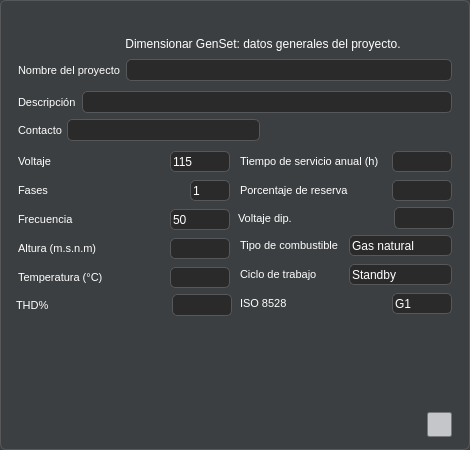
<?xml version="1.0" encoding="UTF-8"?>
<ui version="4.0">
 <class>Form</class>
 <widget class="QWidget" name="Form">
  <property name="geometry">
   <rect>
    <x>0</x>
    <y>0</y>
    <width>470</width>
    <height>450</height>
   </rect>
  </property>
  <property name="minimumSize">
   <size>
    <width>470</width>
    <height>350</height>
   </size>
  </property>
  <property name="maximumSize">
   <size>
    <width>470</width>
    <height>450</height>
   </size>
  </property>
  <property name="windowTitle">
   <string>Form</string>
  </property>
  <property name="styleSheet">
   <string notr="true">*{
	padding:0px;
	margin:0px;
	border: none;
	font: 57 8pt &quot;Inter Medium&quot;;
	background: rgb(60, 63, 65);
	border-radius: 2px;
	color: white;
}

#From{
	border-radius: 10px;
}

#base_frame{
	background-color: rgb(60, 63, 65);
	border-radius: 6px;
	border: 1px solid rgb(86, 88, 89);
}
QLabel{
	font: 57 11pt &quot;Inter Medium&quot;;
	color: rgb(255, 255, 255);
}
QToolButton, QPushButton{
	background-color: rgb(196, 198, 201);
	font: 57 10pt &quot;Inter Medium&quot;;
padding: 2px;
	border-radius: 2px;
border: 1px solid rgba(112, 112, 112, 150);
	color: black;
}

QToolButton:hover, QPushButton:hover{
	background-color: rgb(52, 129, 200);
}

QToolButton:pressed, QPushButton:pressed{
	background-color: rgb(104, 104, 104);
	color: rgb(255, 255, 255);
}

#close_button{
	image: url(img/cerrar_white.png);
	border: none;
	border-radius: 3px;
background: rgb(60, 63, 65);
}

#close_button:hover{
	background-color: rgb(42, 42, 43);
}

/*Estilos QLineEdit*/
QLineEdit{
   background-color: rgb(42, 42, 43);
    border: 1px solid rgb(86, 88, 89);
    border-radius: 5px;
   color: rgb(255, 255, 255);
    padding: 2px;
}
QLineEdit:focus{
    border: 1px solid rgb(52, 129, 200);
}
QLineEdit:hover{
    border: 1px solid white;
}
QCheckBox::indicator:hover, QLineEdit:hover, QLineEdit:focus {
	border: 2px solid #0078D7;
	border-radius: 4px;
}
/*Etilos combox*/
QComboBox {
   background-color: rgb(42, 42, 43);
    border: 1px solid rgb(86, 88, 89);
    border-radius: 5px;
   color: rgb(255, 255, 255);
    padding: 2px;
}
QComboBox:hover, QComboBox:focus {
    border: 2px solid #0078D7;
    border-radius: 4px;
}
QComboBox::drop-down{
    border: 0px;
color: rgb(255, 255, 255);
}

QComboBox::drop-down:hover{
     background-color: #0078D7;
}
QComboBox::down-arrow{
    image: url(img/down.png);
    width: 15px;
    height: 15px;
    margin: 10px;
}
QComboBox QAbstractItemView{
    border: 1px solid rgba(0, 0, 0, 10%);
    padding: 2px;
    outline: 0px;
    box-shadow: none;
}

/*Estilos para la ScrollBar*/
QScrollBar:vertical {     
       border: 1px solid #999999;
        background:white;
        width:10px;
		border-radius: 4px;
        margin: 0px 0px 0px 0px;
    }
    QScrollBar::handle:vertical {
        background: rgb(42, 42, 43);
        min-height: 0px;
		border-radius: 4px;
    }
    QScrollBar::add-line:vertical {
        background: qlineargradient(x1:0, y1:0, x2:1, y2:0,
        stop: 0 rgb(32, 47, 130), stop: 0.5 rgb(32, 47, 130),  stop:1 rgb(32, 47, 130));
        height: 0px;
        subcontrol-position: bottom;
        subcontrol-origin: margin;
    }
    QScrollBar::sub-line:vertical {
        background: qlineargradient(x1:0, y1:0, x2:1, y2:0,
        stop: 0  rgb(32, 47, 130), stop: 0.5 rgb(32, 47, 130),  stop:1 rgb(32, 47, 130));
        height: 0 px;
        subcontrol-position: top;
        subcontrol-origin: margin;
    }

</string>
  </property>
  <layout class="QVBoxLayout" name="verticalLayout">
   <property name="spacing">
    <number>0</number>
   </property>
   <property name="leftMargin">
    <number>0</number>
   </property>
   <property name="topMargin">
    <number>0</number>
   </property>
   <property name="rightMargin">
    <number>0</number>
   </property>
   <property name="bottomMargin">
    <number>0</number>
   </property>
   <item>
    <widget class="QFrame" name="base_frame">
     <property name="frameShape">
      <enum>QFrame::StyledPanel</enum>
     </property>
     <property name="frameShadow">
      <enum>QFrame::Raised</enum>
     </property>
     <layout class="QVBoxLayout" name="verticalLayout_2">
      <property name="leftMargin">
       <number>15</number>
      </property>
      <property name="topMargin">
       <number>10</number>
      </property>
      <property name="rightMargin">
       <number>15</number>
      </property>
      <property name="bottomMargin">
       <number>10</number>
      </property>
      <item>
       <widget class="QFrame" name="title_frame">
        <property name="maximumSize">
         <size>
          <width>16777215</width>
          <height>20</height>
         </size>
        </property>
        <property name="frameShape">
         <enum>QFrame::StyledPanel</enum>
        </property>
        <property name="frameShadow">
         <enum>QFrame::Raised</enum>
        </property>
        <layout class="QHBoxLayout" name="horizontalLayout_3">
         <property name="spacing">
          <number>0</number>
         </property>
         <property name="leftMargin">
          <number>0</number>
         </property>
         <property name="topMargin">
          <number>0</number>
         </property>
         <property name="rightMargin">
          <number>0</number>
         </property>
         <property name="bottomMargin">
          <number>0</number>
         </property>
         <item>
          <spacer name="horizontalSpacer_2">
           <property name="orientation">
            <enum>Qt::Horizontal</enum>
           </property>
           <property name="sizeHint" stdset="0">
            <size>
             <width>414</width>
             <height>15</height>
            </size>
           </property>
          </spacer>
         </item>
         <item>
          <widget class="QToolButton" name="close_button">
           <property name="text">
            <string/>
           </property>
          </widget>
         </item>
        </layout>
       </widget>
      </item>
      <item>
       <widget class="QFrame" name="top_container">
        <property name="maximumSize">
         <size>
          <width>16777215</width>
          <height>50</height>
         </size>
        </property>
        <property name="frameShape">
         <enum>QFrame::StyledPanel</enum>
        </property>
        <property name="frameShadow">
         <enum>QFrame::Raised</enum>
        </property>
        <layout class="QHBoxLayout" name="horizontalLayout">
         <property name="leftMargin">
          <number>0</number>
         </property>
         <property name="topMargin">
          <number>0</number>
         </property>
         <property name="rightMargin">
          <number>0</number>
         </property>
         <property name="bottomMargin">
          <number>0</number>
         </property>
         <item>
          <widget class="QLabel" name="icono">
           <property name="maximumSize">
            <size>
             <width>50</width>
             <height>50</height>
            </size>
           </property>
           <property name="text">
            <string/>
           </property>
           <property name="pixmap">
            <pixmap>../img/logo_7.png</pixmap>
           </property>
           <property name="scaledContents">
            <bool>true</bool>
           </property>
          </widget>
         </item>
         <item>
          <widget class="QLabel" name="titulo">
           <property name="text">
            <string>Dimensionar GenSet: datos generales del proyecto.</string>
           </property>
           <property name="alignment">
            <set>Qt::AlignCenter</set>
           </property>
          </widget>
         </item>
        </layout>
       </widget>
      </item>
      <item>
       <widget class="QFrame" name="name_project">
        <property name="minimumSize">
         <size>
          <width>0</width>
          <height>25</height>
         </size>
        </property>
        <property name="styleSheet">
         <string notr="true">QLabel{
	font-size: 8pt;
}</string>
        </property>
        <property name="frameShape">
         <enum>QFrame::StyledPanel</enum>
        </property>
        <property name="frameShadow">
         <enum>QFrame::Raised</enum>
        </property>
        <layout class="QHBoxLayout" name="horizontalLayout_5">
         <property name="leftMargin">
          <number>2</number>
         </property>
         <property name="topMargin">
          <number>2</number>
         </property>
         <property name="rightMargin">
          <number>2</number>
         </property>
         <property name="bottomMargin">
          <number>2</number>
         </property>
         <item>
          <widget class="QLabel" name="label">
           <property name="text">
            <string>Nombre del proyecto</string>
           </property>
          </widget>
         </item>
         <item>
          <widget class="QLineEdit" name="nombre_proyecto">
           <property name="minimumSize">
            <size>
             <width>200</width>
             <height>0</height>
            </size>
           </property>
           <property name="maximumSize">
            <size>
             <width>330</width>
             <height>16777215</height>
            </size>
           </property>
          </widget>
         </item>
        </layout>
       </widget>
      </item>
      <item>
       <widget class="QFrame" name="descripcion_contacto">
        <property name="minimumSize">
         <size>
          <width>0</width>
          <height>50</height>
         </size>
        </property>
        <property name="styleSheet">
         <string notr="true">QLabel{
	font-size: 8pt;
}</string>
        </property>
        <property name="frameShape">
         <enum>QFrame::StyledPanel</enum>
        </property>
        <property name="frameShadow">
         <enum>QFrame::Raised</enum>
        </property>
        <layout class="QVBoxLayout" name="verticalLayout_5">
         <property name="spacing">
          <number>6</number>
         </property>
         <property name="leftMargin">
          <number>2</number>
         </property>
         <property name="topMargin">
          <number>2</number>
         </property>
         <property name="rightMargin">
          <number>2</number>
         </property>
         <property name="bottomMargin">
          <number>2</number>
         </property>
         <item>
          <widget class="QFrame" name="frame_14">
           <property name="frameShape">
            <enum>QFrame::StyledPanel</enum>
           </property>
           <property name="frameShadow">
            <enum>QFrame::Raised</enum>
           </property>
           <layout class="QHBoxLayout" name="horizontalLayout_18">
            <property name="leftMargin">
             <number>0</number>
            </property>
            <property name="topMargin">
             <number>0</number>
            </property>
            <property name="rightMargin">
             <number>0</number>
            </property>
            <property name="bottomMargin">
             <number>0</number>
            </property>
            <item>
             <widget class="QLabel" name="label_14">
              <property name="text">
               <string>Descripción</string>
              </property>
             </widget>
            </item>
            <item>
             <widget class="QLineEdit" name="descripcion"/>
            </item>
           </layout>
          </widget>
         </item>
         <item>
          <widget class="QFrame" name="frame_15">
           <property name="frameShape">
            <enum>QFrame::StyledPanel</enum>
           </property>
           <property name="frameShadow">
            <enum>QFrame::Raised</enum>
           </property>
           <layout class="QHBoxLayout" name="horizontalLayout_19">
            <property name="spacing">
             <number>5</number>
            </property>
            <property name="leftMargin">
             <number>0</number>
            </property>
            <property name="topMargin">
             <number>0</number>
            </property>
            <property name="rightMargin">
             <number>0</number>
            </property>
            <property name="bottomMargin">
             <number>0</number>
            </property>
            <item>
             <widget class="QLabel" name="label_15">
              <property name="text">
               <string>Contacto</string>
              </property>
             </widget>
            </item>
            <item>
             <widget class="QLineEdit" name="contacto"/>
            </item>
            <item>
             <spacer name="horizontalSpacer_3">
              <property name="orientation">
               <enum>Qt::Horizontal</enum>
              </property>
              <property name="sizeHint" stdset="0">
               <size>
                <width>184</width>
                <height>20</height>
               </size>
              </property>
             </spacer>
            </item>
           </layout>
          </widget>
         </item>
        </layout>
       </widget>
      </item>
      <item>
       <widget class="QFrame" name="data_container">
        <property name="minimumSize">
         <size>
          <width>0</width>
          <height>0</height>
         </size>
        </property>
        <property name="maximumSize">
         <size>
          <width>16777215</width>
          <height>16777215</height>
         </size>
        </property>
        <property name="styleSheet">
         <string notr="true">QLabel{
	font-size: 8pt;
}</string>
        </property>
        <property name="frameShape">
         <enum>QFrame::StyledPanel</enum>
        </property>
        <property name="frameShadow">
         <enum>QFrame::Raised</enum>
        </property>
        <layout class="QHBoxLayout" name="horizontalLayout_4">
         <property name="leftMargin">
          <number>0</number>
         </property>
         <property name="topMargin">
          <number>0</number>
         </property>
         <property name="rightMargin">
          <number>0</number>
         </property>
         <property name="bottomMargin">
          <number>0</number>
         </property>
         <item>
          <widget class="QFrame" name="left">
           <property name="maximumSize">
            <size>
             <width>250</width>
             <height>16777215</height>
            </size>
           </property>
           <property name="styleSheet">
            <string notr="true"/>
           </property>
           <property name="frameShape">
            <enum>QFrame::StyledPanel</enum>
           </property>
           <property name="frameShadow">
            <enum>QFrame::Raised</enum>
           </property>
           <layout class="QVBoxLayout" name="verticalLayout_3">
            <property name="spacing">
             <number>4</number>
            </property>
            <property name="leftMargin">
             <number>0</number>
            </property>
            <property name="topMargin">
             <number>0</number>
            </property>
            <property name="rightMargin">
             <number>0</number>
            </property>
            <property name="bottomMargin">
             <number>0</number>
            </property>
            <item>
             <widget class="QFrame" name="frame_2">
              <property name="maximumSize">
               <size>
                <width>16777215</width>
                <height>25</height>
               </size>
              </property>
              <property name="frameShape">
               <enum>QFrame::StyledPanel</enum>
              </property>
              <property name="frameShadow">
               <enum>QFrame::Raised</enum>
              </property>
              <layout class="QHBoxLayout" name="horizontalLayout_6">
               <property name="leftMargin">
                <number>2</number>
               </property>
               <property name="topMargin">
                <number>2</number>
               </property>
               <property name="rightMargin">
                <number>2</number>
               </property>
               <property name="bottomMargin">
                <number>2</number>
               </property>
               <item>
                <widget class="QLabel" name="label_2">
                 <property name="text">
                  <string>Voltaje</string>
                 </property>
                </widget>
               </item>
               <item>
                <widget class="QComboBox" name="sistem_voltaje">
                 <property name="maximumSize">
                  <size>
                   <width>60</width>
                   <height>16777215</height>
                  </size>
                 </property>
                 <item>
                  <property name="text">
                   <string>115</string>
                  </property>
                 </item>
                 <item>
                  <property name="text">
                   <string>120</string>
                  </property>
                 </item>
                 <item>
                  <property name="text">
                   <string>208</string>
                  </property>
                 </item>
                 <item>
                  <property name="text">
                   <string>220</string>
                  </property>
                 </item>
                 <item>
                  <property name="text">
                   <string>230</string>
                  </property>
                 </item>
                 <item>
                  <property name="text">
                   <string>240</string>
                  </property>
                 </item>
                 <item>
                  <property name="text">
                   <string>460</string>
                  </property>
                 </item>
                 <item>
                  <property name="text">
                   <string>480</string>
                  </property>
                 </item>
                 <item>
                  <property name="text">
                   <string>575</string>
                  </property>
                 </item>
                 <item>
                  <property name="text">
                   <string>600</string>
                  </property>
                 </item>
                 <item>
                  <property name="text">
                   <string>2400</string>
                  </property>
                 </item>
                 <item>
                  <property name="text">
                   <string>4160</string>
                  </property>
                 </item>
                 <item>
                  <property name="text">
                   <string>4800</string>
                  </property>
                 </item>
                 <item>
                  <property name="text">
                   <string>6900</string>
                  </property>
                 </item>
                 <item>
                  <property name="text">
                   <string>8320</string>
                  </property>
                 </item>
                 <item>
                  <property name="text">
                   <string>12000</string>
                  </property>
                 </item>
                 <item>
                  <property name="text">
                   <string>12470</string>
                  </property>
                 </item>
                 <item>
                  <property name="text">
                   <string>13200</string>
                  </property>
                 </item>
                 <item>
                  <property name="text">
                   <string>13800</string>
                  </property>
                 </item>
                </widget>
               </item>
              </layout>
             </widget>
            </item>
            <item>
             <widget class="QFrame" name="frame_4">
              <property name="maximumSize">
               <size>
                <width>16777215</width>
                <height>25</height>
               </size>
              </property>
              <property name="frameShape">
               <enum>QFrame::StyledPanel</enum>
              </property>
              <property name="frameShadow">
               <enum>QFrame::Raised</enum>
              </property>
              <layout class="QHBoxLayout" name="horizontalLayout_7">
               <property name="leftMargin">
                <number>2</number>
               </property>
               <property name="topMargin">
                <number>2</number>
               </property>
               <property name="rightMargin">
                <number>2</number>
               </property>
               <property name="bottomMargin">
                <number>2</number>
               </property>
               <item>
                <widget class="QLabel" name="label_3">
                 <property name="text">
                  <string>Fases</string>
                 </property>
                </widget>
               </item>
               <item>
                <widget class="QComboBox" name="combo_fases">
                 <property name="maximumSize">
                  <size>
                   <width>40</width>
                   <height>16777215</height>
                  </size>
                 </property>
                 <item>
                  <property name="text">
                   <string>1</string>
                  </property>
                 </item>
                 <item>
                  <property name="text">
                   <string>3</string>
                  </property>
                 </item>
                </widget>
               </item>
              </layout>
             </widget>
            </item>
            <item>
             <widget class="QFrame" name="frame_3">
              <property name="maximumSize">
               <size>
                <width>16777215</width>
                <height>25</height>
               </size>
              </property>
              <property name="frameShape">
               <enum>QFrame::StyledPanel</enum>
              </property>
              <property name="frameShadow">
               <enum>QFrame::Raised</enum>
              </property>
              <layout class="QHBoxLayout" name="horizontalLayout_8">
               <property name="leftMargin">
                <number>2</number>
               </property>
               <property name="topMargin">
                <number>2</number>
               </property>
               <property name="rightMargin">
                <number>2</number>
               </property>
               <property name="bottomMargin">
                <number>2</number>
               </property>
               <item>
                <widget class="QLabel" name="label_4">
                 <property name="text">
                  <string>Frecuencia</string>
                 </property>
                </widget>
               </item>
               <item>
                <widget class="QComboBox" name="frecuencia_sistema">
                 <property name="maximumSize">
                  <size>
                   <width>60</width>
                   <height>16777215</height>
                  </size>
                 </property>
                 <item>
                  <property name="text">
                   <string>50</string>
                  </property>
                 </item>
                 <item>
                  <property name="text">
                   <string>60</string>
                  </property>
                 </item>
                </widget>
               </item>
              </layout>
             </widget>
            </item>
            <item>
             <widget class="QFrame" name="frame_6">
              <property name="maximumSize">
               <size>
                <width>16777215</width>
                <height>25</height>
               </size>
              </property>
              <property name="frameShape">
               <enum>QFrame::StyledPanel</enum>
              </property>
              <property name="frameShadow">
               <enum>QFrame::Raised</enum>
              </property>
              <layout class="QHBoxLayout" name="horizontalLayout_9">
               <property name="leftMargin">
                <number>2</number>
               </property>
               <property name="topMargin">
                <number>2</number>
               </property>
               <property name="rightMargin">
                <number>2</number>
               </property>
               <property name="bottomMargin">
                <number>2</number>
               </property>
               <item>
                <widget class="QLabel" name="label_5">
                 <property name="text">
                  <string>Altura (m.s.n.m)</string>
                 </property>
                </widget>
               </item>
               <item>
                <widget class="QLineEdit" name="altura_msnm">
                 <property name="maximumSize">
                  <size>
                   <width>60</width>
                   <height>16777215</height>
                  </size>
                 </property>
                </widget>
               </item>
              </layout>
             </widget>
            </item>
            <item>
             <widget class="QFrame" name="frame_5">
              <property name="maximumSize">
               <size>
                <width>16777215</width>
                <height>25</height>
               </size>
              </property>
              <property name="frameShape">
               <enum>QFrame::StyledPanel</enum>
              </property>
              <property name="frameShadow">
               <enum>QFrame::Raised</enum>
              </property>
              <layout class="QHBoxLayout" name="horizontalLayout_10">
               <property name="leftMargin">
                <number>2</number>
               </property>
               <property name="topMargin">
                <number>2</number>
               </property>
               <property name="rightMargin">
                <number>2</number>
               </property>
               <property name="bottomMargin">
                <number>2</number>
               </property>
               <item>
                <widget class="QLabel" name="label_6">
                 <property name="text">
                  <string>Temperatura (°C)</string>
                 </property>
                </widget>
               </item>
               <item>
                <widget class="QLineEdit" name="temperatura_sistema">
                 <property name="maximumSize">
                  <size>
                   <width>60</width>
                   <height>16777215</height>
                  </size>
                 </property>
                </widget>
               </item>
              </layout>
             </widget>
            </item>
            <item>
             <widget class="QFrame" name="frame">
              <property name="maximumSize">
               <size>
                <width>16777215</width>
                <height>25</height>
               </size>
              </property>
              <property name="frameShape">
               <enum>QFrame::StyledPanel</enum>
              </property>
              <property name="frameShadow">
               <enum>QFrame::Raised</enum>
              </property>
              <layout class="QHBoxLayout" name="horizontalLayout_17">
               <property name="spacing">
                <number>0</number>
               </property>
               <property name="leftMargin">
                <number>0</number>
               </property>
               <property name="topMargin">
                <number>0</number>
               </property>
               <property name="rightMargin">
                <number>0</number>
               </property>
               <property name="bottomMargin">
                <number>0</number>
               </property>
               <item>
                <widget class="QLabel" name="label_13">
                 <property name="text">
                  <string>THD%</string>
                 </property>
                </widget>
               </item>
               <item>
                <widget class="QLineEdit" name="thd">
                 <property name="maximumSize">
                  <size>
                   <width>60</width>
                   <height>16777215</height>
                  </size>
                 </property>
                </widget>
               </item>
              </layout>
             </widget>
            </item>
            <item>
             <spacer name="verticalSpacer">
              <property name="orientation">
               <enum>Qt::Vertical</enum>
              </property>
              <property name="sizeHint" stdset="0">
               <size>
                <width>20</width>
                <height>40</height>
               </size>
              </property>
             </spacer>
            </item>
           </layout>
          </widget>
         </item>
         <item>
          <widget class="QFrame" name="right">
           <property name="frameShape">
            <enum>QFrame::StyledPanel</enum>
           </property>
           <property name="frameShadow">
            <enum>QFrame::Raised</enum>
           </property>
           <layout class="QVBoxLayout" name="verticalLayout_4">
            <property name="spacing">
             <number>4</number>
            </property>
            <property name="leftMargin">
             <number>0</number>
            </property>
            <property name="topMargin">
             <number>0</number>
            </property>
            <property name="rightMargin">
             <number>0</number>
            </property>
            <property name="bottomMargin">
             <number>0</number>
            </property>
            <item>
             <widget class="QFrame" name="frame_7">
              <property name="maximumSize">
               <size>
                <width>16777215</width>
                <height>25</height>
               </size>
              </property>
              <property name="frameShape">
               <enum>QFrame::StyledPanel</enum>
              </property>
              <property name="frameShadow">
               <enum>QFrame::Raised</enum>
              </property>
              <layout class="QHBoxLayout" name="horizontalLayout_11">
               <property name="leftMargin">
                <number>2</number>
               </property>
               <property name="topMargin">
                <number>2</number>
               </property>
               <property name="rightMargin">
                <number>2</number>
               </property>
               <property name="bottomMargin">
                <number>2</number>
               </property>
               <item>
                <widget class="QLabel" name="label_7">
                 <property name="text">
                  <string>Tiempo de servicio anual (h)</string>
                 </property>
                </widget>
               </item>
               <item>
                <widget class="QLineEdit" name="tiempo_servicio">
                 <property name="maximumSize">
                  <size>
                   <width>60</width>
                   <height>16777215</height>
                  </size>
                 </property>
                </widget>
               </item>
              </layout>
             </widget>
            </item>
            <item>
             <widget class="QFrame" name="frame_8">
              <property name="maximumSize">
               <size>
                <width>16777215</width>
                <height>25</height>
               </size>
              </property>
              <property name="frameShape">
               <enum>QFrame::StyledPanel</enum>
              </property>
              <property name="frameShadow">
               <enum>QFrame::Raised</enum>
              </property>
              <layout class="QHBoxLayout" name="horizontalLayout_12">
               <property name="leftMargin">
                <number>2</number>
               </property>
               <property name="topMargin">
                <number>2</number>
               </property>
               <property name="rightMargin">
                <number>2</number>
               </property>
               <property name="bottomMargin">
                <number>2</number>
               </property>
               <item>
                <widget class="QLabel" name="label_8">
                 <property name="text">
                  <string>Porcentaje de reserva</string>
                 </property>
                </widget>
               </item>
               <item>
                <widget class="QLineEdit" name="porcentaje_reserva">
                 <property name="maximumSize">
                  <size>
                   <width>60</width>
                   <height>16777215</height>
                  </size>
                 </property>
                </widget>
               </item>
              </layout>
             </widget>
            </item>
            <item>
             <widget class="QFrame" name="frame_10">
              <property name="maximumSize">
               <size>
                <width>16777215</width>
                <height>25</height>
               </size>
              </property>
              <property name="frameShape">
               <enum>QFrame::StyledPanel</enum>
              </property>
              <property name="frameShadow">
               <enum>QFrame::Raised</enum>
              </property>
              <layout class="QHBoxLayout" name="horizontalLayout_13">
               <property name="leftMargin">
                <number>0</number>
               </property>
               <property name="topMargin">
                <number>0</number>
               </property>
               <property name="rightMargin">
                <number>0</number>
               </property>
               <property name="bottomMargin">
                <number>0</number>
               </property>
               <item>
                <widget class="QLabel" name="label_9">
                 <property name="text">
                  <string>Voltaje dip.</string>
                 </property>
                </widget>
               </item>
               <item>
                <widget class="QLineEdit" name="voltaje_dip">
                 <property name="maximumSize">
                  <size>
                   <width>60</width>
                   <height>16777215</height>
                  </size>
                 </property>
                </widget>
               </item>
              </layout>
             </widget>
            </item>
            <item>
             <widget class="QFrame" name="frame_9">
              <property name="maximumSize">
               <size>
                <width>16777215</width>
                <height>25</height>
               </size>
              </property>
              <property name="frameShape">
               <enum>QFrame::StyledPanel</enum>
              </property>
              <property name="frameShadow">
               <enum>QFrame::Raised</enum>
              </property>
              <layout class="QHBoxLayout" name="horizontalLayout_14">
               <property name="leftMargin">
                <number>2</number>
               </property>
               <property name="topMargin">
                <number>2</number>
               </property>
               <property name="rightMargin">
                <number>2</number>
               </property>
               <property name="bottomMargin">
                <number>2</number>
               </property>
               <item>
                <widget class="QLabel" name="label_10">
                 <property name="text">
                  <string>Tipo de combustible</string>
                 </property>
                </widget>
               </item>
               <item>
                <widget class="QComboBox" name="tipo_combustible">
                 <item>
                  <property name="text">
                   <string>Gas natural</string>
                  </property>
                 </item>
                 <item>
                  <property name="text">
                   <string>Gasoil</string>
                  </property>
                 </item>
                 <item>
                  <property name="text">
                   <string>Diesel</string>
                  </property>
                 </item>
                </widget>
               </item>
              </layout>
             </widget>
            </item>
            <item>
             <widget class="QFrame" name="frame_11">
              <property name="maximumSize">
               <size>
                <width>16777215</width>
                <height>25</height>
               </size>
              </property>
              <property name="frameShape">
               <enum>QFrame::StyledPanel</enum>
              </property>
              <property name="frameShadow">
               <enum>QFrame::Raised</enum>
              </property>
              <layout class="QHBoxLayout" name="horizontalLayout_15">
               <property name="leftMargin">
                <number>2</number>
               </property>
               <property name="topMargin">
                <number>2</number>
               </property>
               <property name="rightMargin">
                <number>2</number>
               </property>
               <property name="bottomMargin">
                <number>2</number>
               </property>
               <item>
                <widget class="QLabel" name="label_11">
                 <property name="text">
                  <string>Ciclo de trabajo</string>
                 </property>
                </widget>
               </item>
               <item>
                <widget class="QComboBox" name="ciclo_trabajo">
                 <item>
                  <property name="text">
                   <string>Standby</string>
                  </property>
                 </item>
                 <item>
                  <property name="text">
                   <string>Prime</string>
                  </property>
                 </item>
                 <item>
                  <property name="text">
                   <string>Continuos</string>
                  </property>
                 </item>
                </widget>
               </item>
              </layout>
             </widget>
            </item>
            <item>
             <widget class="QFrame" name="frame_12">
              <property name="maximumSize">
               <size>
                <width>16777215</width>
                <height>25</height>
               </size>
              </property>
              <property name="frameShape">
               <enum>QFrame::StyledPanel</enum>
              </property>
              <property name="frameShadow">
               <enum>QFrame::Raised</enum>
              </property>
              <layout class="QHBoxLayout" name="horizontalLayout_16">
               <property name="leftMargin">
                <number>2</number>
               </property>
               <property name="topMargin">
                <number>2</number>
               </property>
               <property name="rightMargin">
                <number>2</number>
               </property>
               <property name="bottomMargin">
                <number>2</number>
               </property>
               <item>
                <widget class="QLabel" name="label_12">
                 <property name="text">
                  <string>ISO 8528</string>
                 </property>
                </widget>
               </item>
               <item>
                <widget class="QComboBox" name="iso_8528">
                 <property name="maximumSize">
                  <size>
                   <width>60</width>
                   <height>16777215</height>
                  </size>
                 </property>
                 <item>
                  <property name="text">
                   <string>G1</string>
                  </property>
                 </item>
                 <item>
                  <property name="text">
                   <string>G2</string>
                  </property>
                 </item>
                 <item>
                  <property name="text">
                   <string>G3</string>
                  </property>
                 </item>
                </widget>
               </item>
              </layout>
             </widget>
            </item>
            <item>
             <spacer name="verticalSpacer_2">
              <property name="orientation">
               <enum>Qt::Vertical</enum>
              </property>
              <property name="sizeHint" stdset="0">
               <size>
                <width>20</width>
                <height>40</height>
               </size>
              </property>
             </spacer>
            </item>
           </layout>
          </widget>
         </item>
        </layout>
       </widget>
      </item>
      <item>
       <widget class="QFrame" name="buton_frames">
        <property name="maximumSize">
         <size>
          <width>16777215</width>
          <height>40</height>
         </size>
        </property>
        <property name="frameShape">
         <enum>QFrame::StyledPanel</enum>
        </property>
        <property name="frameShadow">
         <enum>QFrame::Raised</enum>
        </property>
        <layout class="QHBoxLayout" name="horizontalLayout_2">
         <property name="spacing">
          <number>2</number>
         </property>
         <property name="leftMargin">
          <number>2</number>
         </property>
         <property name="topMargin">
          <number>2</number>
         </property>
         <property name="rightMargin">
          <number>2</number>
         </property>
         <property name="bottomMargin">
          <number>2</number>
         </property>
         <item>
          <spacer name="horizontalSpacer">
           <property name="orientation">
            <enum>Qt::Horizontal</enum>
           </property>
           <property name="sizeHint" stdset="0">
            <size>
             <width>406</width>
             <height>17</height>
            </size>
           </property>
          </spacer>
         </item>
         <item>
          <widget class="QToolButton" name="siguiente_dim">
           <property name="text">
            <string/>
           </property>
           <property name="icon">
            <iconset>
             <normaloff>../img/siguiente_loads.png</normaloff>../img/siguiente_loads.png</iconset>
           </property>
          </widget>
         </item>
        </layout>
       </widget>
      </item>
     </layout>
    </widget>
   </item>
  </layout>
 </widget>
 <resources/>
 <connections/>
</ui>
